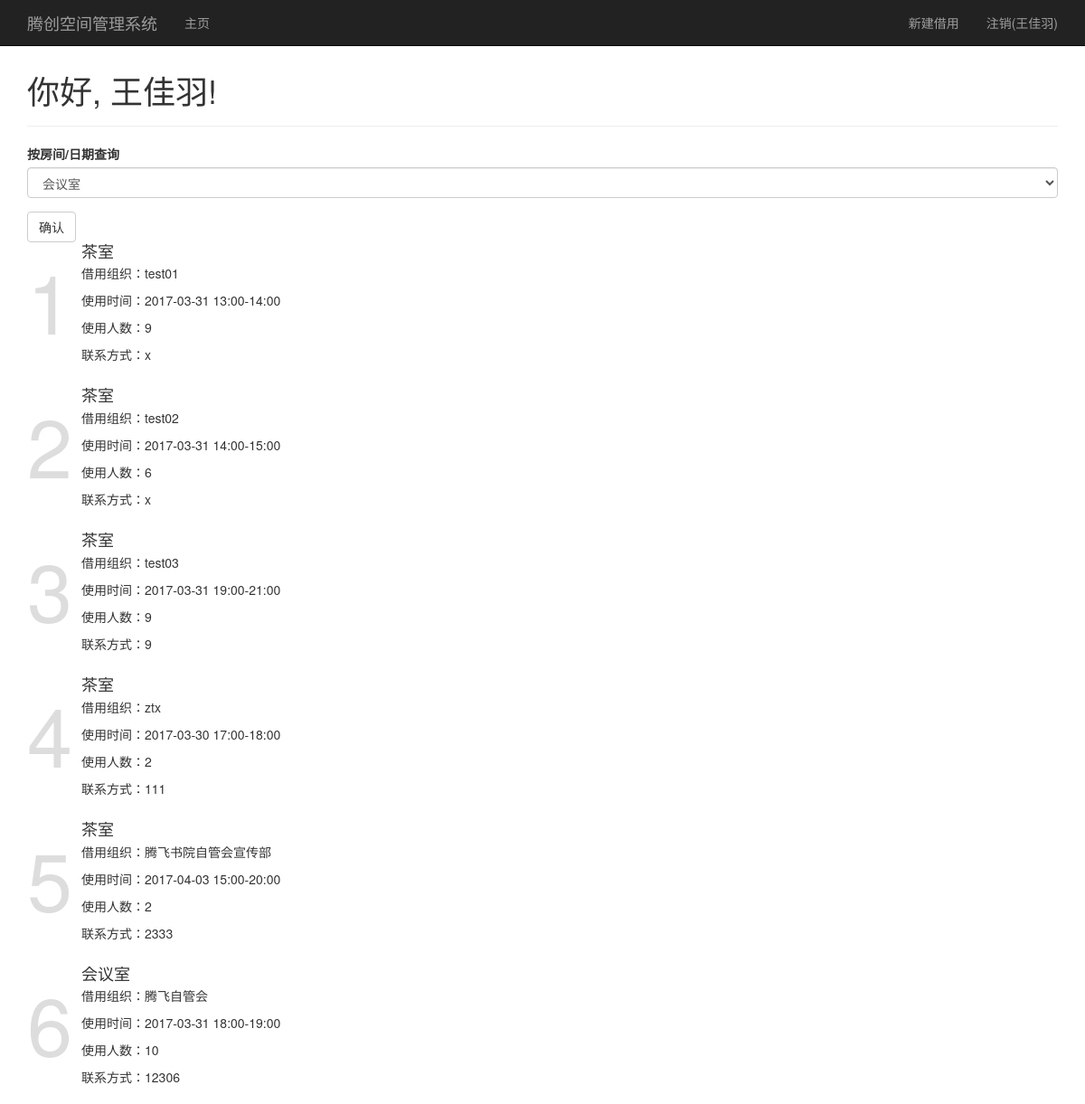
The page / (signed in) on the database its author committed.
### app/models.py (models this page shows, shortened)
class User(UserMixin,db.Model):
    __tablename__ = 'users'
    id = db.Column(db.Integer, primary_key=True)
    username = db.Column(db.String(64), unique=True, index=True)
    urpid = db.Column(db.String(64), unique=True, index=True)
    role_id = db.Column(db.Integer, db.ForeignKey('roles.id'))
    password_hash = db.Column(db.String(128))
    commits = db.relationship('Commit', backref='user', lazy='dynamic')
    @property
    def password(self):
        raise AttributeError('你休想得到密码！')

class Agreement(db.Model):
    __tablename__ = 'agreements'
    id = db.Column(db.Integer, primary_key=True)
    enable =db.Column(db.Boolean,default=True)
    org = db.Column(db.String(64), index=True)
    tel = db.Column(db.String(64), index=True)
    number = db.Column(db.Integer,default=10)
    commits = db.relationship('Commit', backref='agreement', lazy='dynamic')
    room_id = db.Column(db.Integer, db.ForeignKey('rooms.id'))
    timeday = db.Column(db.Integer)
    fromtime = db.Column(db.Integer)
    totime = db.Column(db.Integer)

class Room(db.Model):
    __tablename__ = 'rooms'
    id = db.Column(db.Integer, primary_key=True)
    building = db.Column(db.String(10))
    name = db.Column(db.String(20), unique=True)
    agreements = db.relationship('Agreement', backref='room', lazy='dynamic')

### app/main/views.py (the view, shortened to what this page needs)
@main.route('/', methods=['GET', 'POST'])
def index():
    agreements=Agreement.query.all()
    form = QueryForm()
    today = datetime.today()
    event = []
    formdays = []
    theday=today
    for i in range(7):
        formdays.append((i + 7, theday.date()))
        theday += timedelta(1)
    form.select.choices = [(r.id, r.name) for r in Room.query.all()] \
                          + formdays + [(14,"所有借用")]
    days = []
    for i in range(7):
        days.append((today.date(), str(today.date())))
        today += timedelta(1)
    dayL = days[0][1]
    dayR = days[6][1]
    return render_template('index.html',agreements=agreements,query=session.get('query'),form=form,room=session.get('room'),event=event,days=days)

### app/main/forms.py
class QueryForm(FlaskForm):
    select = SelectField('按房间/日期查询', validators=[Required()], coerce=int,choices=[])
    submit = SubmitField('确认')

### app/main/__init__.py (called while the page is built)
@main.app_context_processor
def inject_permissions():
    return dict(Permission=Permission)

### app/models.py (called while the page is built)
@login_manager.user_loader
def load_user(user_id):
    return User.query.get(int(user_id))

### app/templates/index.html (shortened to what this page needs)
{% extends "base.html" %} {% import "bootstrap/wtf.html" as wtf %} {% block head %} {{ super() }}
{% endblock %} {% block title %}腾创空间管理系统{% endblock %} {% block page_content %}
<div class="page-header">
	<h1>
        你好, {% if current_user.is_authenticated %}{{ current_user.username }}{% else %}游客{% endif %}!
    </h1>
</div>
<div class="form">
	{{ wtf.quick_form(form) }}
</div>
{% if query!=None and query=='room'%}
<div class="container">
	<table class="table table-bordered" style="word-wrap: break-word; word-break:break-all;">
		<thead>
			<tr class="wk-daynames">
				<td class="wk-address">
					{{ room }}
				</td>
				{% for i in range(7) %}
				<th class="wk-wklabel">
					<div class="wk-dayname">
						{{ days[i][1] }}
					</div>
				</th>
				{% endfor %}
			</tr>
		</thead>
		<tbody>
			<tr>
				<td class="tb-time-col" valign="middle">
					<div class="tb-time">
						08:00-09:00
					</div>
					<div class="tb-time">
						09:00-10:00
					</div>
					{% for i in range(10,22) %}
					<div class="tb-time">
						{{ i }}:00-{{ i+1 }}:00
					</div>
					{% endfor %}
				</td>
				{% for j in range(7) %}
				<td class="tb-event-col">
					{% for i in event[j] %} {% if i[0] == True %}
					<div class="tb-event tb-used" style="height: {{ 40*(i[1].totime-i[1].fromtime) }}px;">
						{{ i[1].org }}
					</div>
					{% else %}
					<div class="tb-event tb-unused" style="height: {{ i[1]*40 }}px;">
					</div>
					{% endif %} {% endfor %}
				</td>
				{% endfor %}
			</tr>
		</tbody>
	</table>
</div>
{% else %} {% if query!=None and query=='date'%}
<h1>大概从上面的改一改？</h1> {% else %}
<ul class="agreements media-list">
	{% for each in agreements%} {% if each.enable == True %}
	<div class="media">
		<a class="pull-left">
			<div style="font-size:90px; color:#ddd;/*#337ab7*/">
				{{each.id}}
			</div>
		</a>
		<div class="agreement media-body">
			<h4 class="media-heading">
                {{ each.room.name }}
            </h4>
			<p>
				借用组织：{{ each.org }}
			</p>
			<p>
				使用时间：{{ each.timeday }} {{ each.fromtime }}:00-{{ each.totime }}:00
			</p>
			<p>
				使用人数：{{ each.number }}
			</p>
			{% if current_user.is_authenticated %}
			<p>
				联系方式：{{ each.tel }}
			</p>
			{% endif %}
		</div>
	</div>
	{% endif %} {% endfor %}
</ul>
{% endif %} {% endif %} {% endblock %}

### app/templates/base.html (shortened to what this page needs)
{% extends "bootstrap/base.html" %}
{% block head %}
{{ super() }}
{% endblock %}
{% block navbar %}
<div class="navbar navbar-inverse navbar-fixed-top" role="navigation">
    <div class="container">
        <div class="navbar-header">
            <a class="navbar-brand" href="{{ url_for('main.index') }}">腾创空间管理系统</a>
        </div>
        <div class="navbar-collapse collapse">
            <ul class="nav navbar-nav">
                <li><a href="{{ url_for('main.index') }}">主页</a></li>
            </ul>
            <ul class="nav navbar-nav navbar-right">
                {% if current_user.is_authenticated %}
                <li><a href="{{ url_for('commit.add') }}">新建借用</a></li>
                {% endif %}
                {% if current_user.is_authenticated %}
                <li><a href="{{ url_for('log.logout') }}">注销({{current_user.username}})</a></li>
                {% else %}
                <li><a href="{{ url_for('log.login') }}">登陆</a></li>
                {% endif %}
            </ul>
        </div>
    </div>
</div>
{% endblock %}
{% block content %}
<div class="container" style="margin-top: 40px">
    {% block page_content %}{% endblock %}
</div>
{% endblock %}

### rows shown on the page
User: username "王佳羽"
Agreement: id "1", room.name "茶室", org "test01", timeday "2017-03-31", fromtime "13", totime "14", number "9", tel "x"
Agreement: id "2", room.name "茶室", org "test02", timeday "2017-03-31", fromtime "14", totime "15", number "6", tel "x"
Agreement: id "3", room.name "茶室", org "test03", timeday "2017-03-31", fromtime "19", totime "21", number "9", tel "9"
Agreement: id "4", room.name "茶室", org "ztx", timeday "2017-03-30", fromtime "17", totime "18", number "2", tel "111"
Agreement: id "5", room.name "茶室", org "腾飞书院自管会宣传部", timeday "2017-04-03", fromtime "15", totime "20", number "2", tel "2333"
Agreement: id "6", room.name "会议室", org "腾飞自管会", timeday "2017-03-31", fromtime "18", totime "19", number "10", tel "12306"
